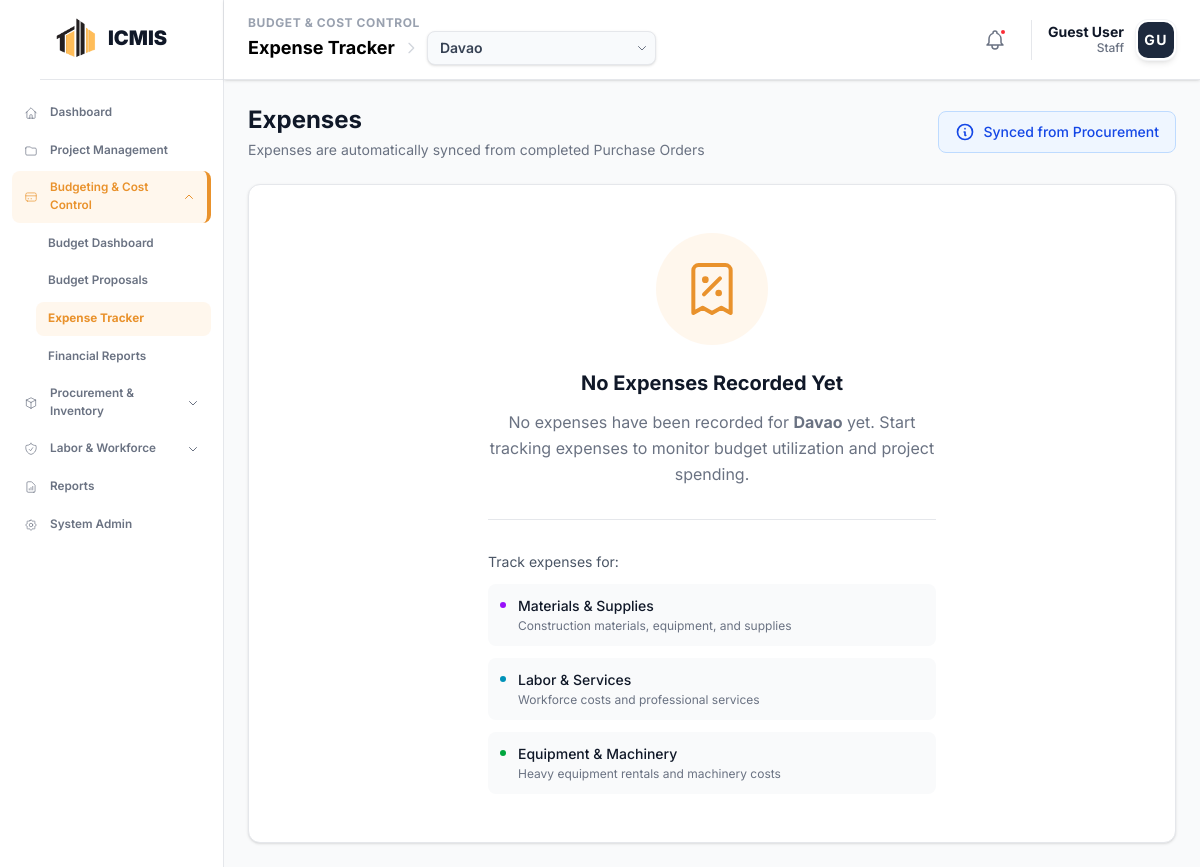
The page /modules/budget/expenses.php on the database as committed earlier.
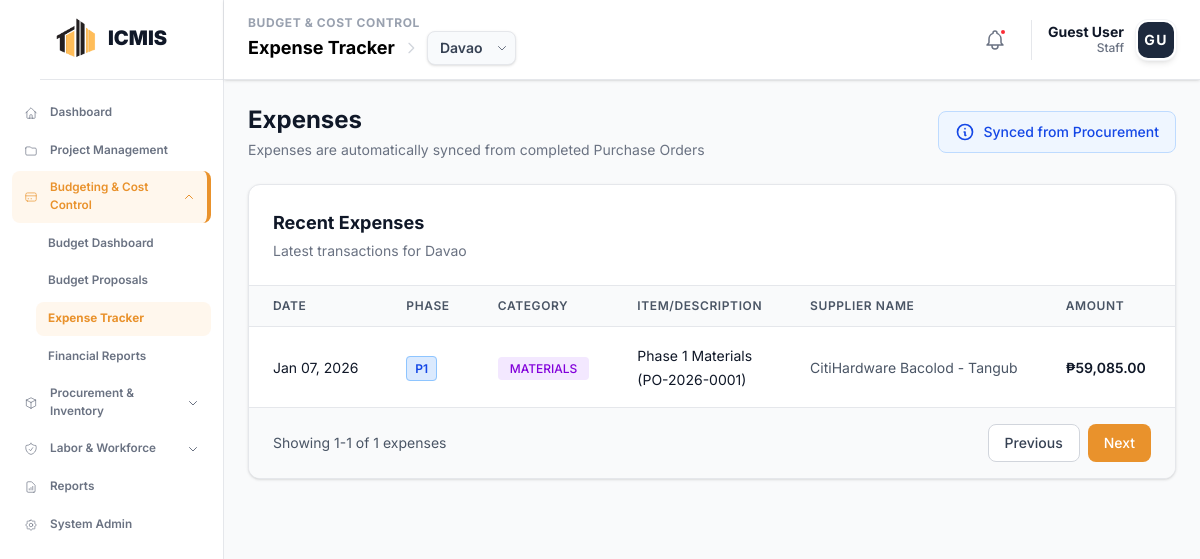
The same page on the database as committed later.
### tables this page shows
CREATE TABLE `icmis_projects` (
  `project_id` int NOT NULL,
  `project_code` varchar(20) NOT NULL,
  `project_name` varchar(255) NOT NULL,
  `description` text,
  `location` varchar(255) DEFAULT NULL,
  `status` enum('Planning','In Progress','Active','On Hold','Completed','Cancelled') DEFAULT 'Planning',
  `start_date` date DEFAULT NULL,
  `end_date` date DEFAULT NULL,
  `completion_rate` decimal(5,2) DEFAULT '0.00',
  `project_manager_id` int DEFAULT NULL,
  `total_budget` decimal(15,2) DEFAULT '0.00'
);

CREATE TABLE `procurement_purchase_orders` (
  `po_id` int NOT NULL,
  `po_reference` varchar(50) NOT NULL,
  `project_id` int NOT NULL,
  `phase_id` int DEFAULT NULL,
  `supplier_id` int NOT NULL,
  `order_title` varchar(255) DEFAULT NULL,
  `order_date` date DEFAULT (curdate()),
  `total_amount` decimal(15,2) DEFAULT '0.00',
  `status` enum('PENDING','APPROVED','REJECTED','COMPLETED') DEFAULT 'PENDING',
  `created_by_user_id` int DEFAULT NULL
);

CREATE TABLE `procurement_suppliers` (
  `supplier_id` int NOT NULL,
  `supplier_name` varchar(100) NOT NULL,
  `contact_person` varchar(100) DEFAULT NULL,
  `contact_number` varchar(20) DEFAULT NULL,
  `email` varchar(100) DEFAULT NULL,
  `address` text,
  `status` enum('Active','Inactive') DEFAULT 'Active'
);

### modules/budget/project_context.php (called while the page is built, shortened)
<?php
function getProjectContext($conn) {
    $sql = "SELECT project_id FROM icmis_projects ORDER BY project_id DESC LIMIT 1";
    $result = $conn->query($sql);
    if ($result && $result->num_rows > 0) {
        $row = $result->fetch_assoc();
        $project_id = intval($row['project_id']);
        return $project_id;
    }
    return 0;
}
?>

### modules/budget/expenses.php (the view, shortened to what the changed rows need)
<?php
  include __DIR__ . '/project_context.php';
  $conn = getBudgetConnection();
  $selected_project_id = getProjectContext($conn);
  $project_name = 'No Project Selected';
  if ($selected_project_id > 0) {
    $sql_project = "SELECT p.project_id, p.project_code, p.project_name,
                    (SELECT COALESCE(SUM(bp.total_amount), 0)
                     FROM budget_proposals bp
                     WHERE bp.project_id = p.project_id AND bp.status = 'APPROVED') as total_budget,
                    (SELECT COALESCE(SUM(po.total_amount), 0)
                     FROM procurement_purchase_orders po
                     WHERE po.project_id = p.project_id AND po.status = 'COMPLETED') as actual_spending
                    FROM icmis_projects p
                    WHERE p.project_id = ?";
    $stmt = $conn->prepare($sql_project);
    $stmt->bind_param("i", $selected_project_id);
    $stmt->execute();
    $result = $stmt->get_result();
    if ($result && $result->num_rows > 0) {
      $project = $result->fetch_assoc();
        $project_name = $project['project_name'];
      }
    }
    $expenses = [];
    if ($selected_project_id > 0) {
      $sql_expenses = "SELECT
                         po.po_id as expense_id,
                         po.po_id,
                         po.po_reference,
                         po.order_date as expense_date,
                         COALESCE(pp.phase_name, 'Phase 1: Mobilization') as phase,
                         'MATERIALS' as category,
                         CONCAT(po.order_title, ' (', po.po_reference, ')') as description,
                         po.total_amount as amount,
                         'APPROVED' as status,
                         s.supplier_name as supplier_name
                       FROM procurement_purchase_orders po
                       LEFT JOIN procurement_suppliers s ON po.supplier_id = s.supplier_id
                       LEFT JOIN icmis_project_phases pp ON po.phase_id = pp.phase_id
                       WHERE po.project_id = ? AND po.status = 'COMPLETED'
                       ORDER BY po.order_date DESC
                       LIMIT 10";
      $stmt_expenses = $conn->prepare($sql_expenses);
      $stmt_expenses->bind_param("i", $selected_project_id);
      $stmt_expenses->execute();
      $result_expenses = $stmt_expenses->get_result();
      if ($result_expenses && $result_expenses->num_rows > 0) {
        while ($row = $result_expenses->fetch_assoc()) {
          $expenses[] = $row;
        }
      }
    }
    $total_expenses = count($expenses);
?>
<!DOCTYPE html>
<html lang="en">
<head>
  <?php include __DIR__ . '/../../includes/head_assetsv2.php'; ?>
</head>
<body class="bg-gray-50">
  <?php
    include __DIR__ . '/../../includes/sidebar.php';
  ?>
  <main class="ml-56 mt-20 p-6">
    <div class="max-w-7xl mx-auto">
      <div class="flex items-center justify-between mb-6">
        <div>
          <h1 class="text-2xl text-gray-900 font-bold">Expenses</h1>
        </div>
      </div>
      <?php if (empty($expenses)): ?>
      <div class="bg-white rounded-xl border border-gray-200 shadow-sm p-12">
        <div class="max-w-md mx-auto text-center">
          <div class="flex justify-center mb-6">
            <div class="bg-orange-50 rounded-full p-6">
            </div>
          </div>
          <h2 class="text-xl text-gray-900 font-bold mb-3">No Expenses Recorded Yet</h2>
          <p class="text-gray-500 mb-8 leading-relaxed">
            <?php if ($selected_project_id > 0): ?>
              No expenses have been recorded for <strong><?php echo htmlspecialchars($project_name); ?></strong> yet.
              Start tracking expenses to monitor budget utilization and project spending.
            <?php else: ?>
              Please select a project from the dropdown above to view and track expenses.
            <?php endif; ?>
          </p>
          <div class="mt-8 pt-8 border-t border-gray-200">
            <p class="text-sm text-gray-600 mb-3 text-left">Track expenses for:</p>
            <div class="space-y-3">
              <div class="flex gap-3 bg-gray-50 rounded-lg p-3 text-left">
                <div class="shrink-0 mt-1.5">
                  <div class="w-1.5 h-1.5 bg-purple-600 rounded-full"></div>
                </div>
                <div>
                  <div class="text-sm text-gray-900 font-medium">Materials & Supplies</div>
                  <div class="text-xs text-gray-500 mt-0.5">Construction materials, equipment, and supplies</div>
                </div>
              </div>
              <div class="flex gap-3 bg-gray-50 rounded-lg p-3 text-left">
                <div class="shrink-0 mt-1.5">
                  <div class="w-1.5 h-1.5 bg-cyan-600 rounded-full"></div>
                </div>
                <div>
                  <div class="text-sm text-gray-900 font-medium">Labor & Services</div>
                  <div class="text-xs text-gray-500 mt-0.5">Workforce costs and professional services</div>
                </div>
              </div>
              <div class="flex gap-3 bg-gray-50 rounded-lg p-3 text-left">
                <div class="shrink-0 mt-1.5">
                  <div class="w-1.5 h-1.5 bg-green-600 rounded-full"></div>
                </div>
                <div>
                  <div class="text-sm text-gray-900 font-medium">Equipment & Machinery</div>
                  <div class="text-xs text-gray-500 mt-0.5">Heavy equipment rentals and machinery costs</div>
                </div>
              </div>
            </div>
          </div>
        </div>
      </div>
      <?php else: ?>
      <div class="bg-white border border-gray-200 rounded-xl shadow-sm overflow-hidden">
        <div class="p-6 border-b border-gray-200 flex items-center justify-between">
          <div>
            <h2 class="text-lg font-bold text-gray-900 mb-1">Recent Expenses</h2>
            <p class="text-sm text-gray-500">Latest transactions for <?php echo htmlspecialchars($project_name); ?></p>
          </div>
        </div>
        <div class="overflow-x-auto">
          <table class="w-full">
            <thead>
              <tr class="bg-gray-50 border-b border-gray-200">
                <th class="px-6 py-3 text-left text-xs font-semibold text-gray-600 uppercase tracking-wider">Date</th>
                <th class="px-6 py-3 text-left text-xs font-semibold text-gray-600 uppercase tracking-wider">Phase</th>
                <th class="px-6 py-3 text-left text-xs font-semibold text-gray-600 uppercase tracking-wider">Category</th>
                <th class="px-6 py-3 text-left text-xs font-semibold text-gray-600 uppercase tracking-wider">Item/Description</th>
                <th class="px-6 py-3 text-left text-xs font-semibold text-gray-600 uppercase tracking-wider">Supplier Name</th>
                <th class="px-6 py-3 text-left text-xs font-semibold text-gray-600 uppercase tracking-wider">Amount</th>
                <th class="px-6 py-3 text-left text-xs font-semibold text-gray-600 uppercase tracking-wider">Status</th>
              </tr>
            </thead>
            <tbody class="divide-y divide-gray-200">
                <?php foreach ($expenses as $expense): ?>
                  <tr class="hover:bg-gray-50 transition-colors duration-150">
                    <td class="px-6 py-4 whitespace-nowrap">
                      <span class="text-sm text-gray-900"><?php echo date('M d, Y', strtotime($expense['expense_date'])); ?></span>
                    </td>
                    <td class="px-6 py-4 whitespace-nowrap">
                      <?php
                        $phase_badge_colors = [
                          'Phase 1: Mobilization' => 'bg-blue-100 text-blue-700 border-blue-300',
                          'Phase 2: Structural' => 'bg-purple-100 text-purple-700 border-purple-300',
                          'Phase 3: MEPFS' => 'bg-orange-100 text-orange-700 border-orange-300',
                          'Phase 4: Finishing' => 'bg-green-100 text-green-700 border-green-300'
                        ];
                        $phase_display = $expense['phase'] ?? 'Phase 1: Mobilization';
                        $phase_number = substr($phase_display, 6, 1);
                        $phase_badge_class = $phase_badge_colors[$phase_display] ?? 'bg-gray-100 text-gray-700 border-gray-300';
                      ?>
                      <span class="<?php echo $phase_badge_class; ?> px-2 py-1 rounded border text-xs font-semibold">
                        P<?php echo $phase_number; ?>
                      </span>
                    </td>
                    <td class="px-6 py-4 whitespace-nowrap">
                      <?php
                        $category = strtolower($expense['category']);
                        $badge_colors = [
                          'materials' => 'bg-purple-100 text-purple-700',
                          'labor' => 'bg-cyan-100 text-cyan-700',
                          'equipment' => 'bg-green-100 text-green-700'
                        ];
                        $badge_class = $badge_colors[$category] ?? 'bg-gray-100 text-gray-700';
                      ?>
                      <span class="<?php echo $badge_class; ?> px-3 py-1 rounded text-xs font-medium">
                        <?php echo htmlspecialchars(ucfirst($expense['category'])); ?>
                      </span>
                    </td>
                    <td class="px-6 py-4">
                      <span class="text-sm text-gray-900"><?php echo htmlspecialchars($expense['description']); ?></span>
                    </td>
                    <td class="px-6 py-4 whitespace-nowrap">
                      <span class="text-sm text-gray-600"><?php echo htmlspecialchars($expense['supplier_name'] ?? 'N/A'); ?></span>
                    </td>
                    <td class="px-6 py-4 whitespace-nowrap">
                      <span class="text-sm font-semibold text-gray-900">₱<?php echo number_format($expense['amount'], 2); ?></span>
                    </td>
                    <td class="px-6 py-4 whitespace-nowrap">
                    </td>
                  </tr>
                <?php endforeach; ?>
            </tbody>
          </table>
        </div>
        <div class="bg-gray-50 border-t border-gray-200 px-6 py-4 flex items-center justify-between">
          <p class="text-sm text-gray-600">
            Showing <?php echo min(1, $total_expenses); ?>-<?php echo $total_expenses; ?> of <?php echo $total_expenses; ?> expenses
          </p>
          <div class="flex gap-2">
            <button class="px-4 py-2 bg-white border border-gray-300 text-gray-700 hover:bg-gray-50 rounded-lg text-sm font-medium transition-colors duration-150">
              Previous
            </button>
            <button class="px-4 py-2 bg-[#e9922c] hover:bg-[#d17f1f] text-white rounded-lg text-sm font-medium transition-colors duration-150">
              Next
            </button>
          </div>
        </div>
      </div>
      <?php endif; ?>
    </div>
  </main>
</body>
</html>

Rows that differ between the two databases and show on the page:
now on this page (row edited): procurement_purchase_orders: order_date "Jan 07, 2026", phase_number "1", category "MATERIALS", description "Phase 1 Materials (PO-2026-0001)", supplier.supplier_name "CitiHardware Bacolod - Tangub", total_amount "59,085.00"
Other text that changed with them:
min(1, $total_expenses): (not shown) → "1"
$total_expenses: (not shown) → "1"
text no longer shown: "No Expenses Recorded Yet No expenses have been recorded for yet. Start tracking expenses to monitor budget utilization and project spending. Track expenses for: Materials & Supplies Construction materials, equipment, and supplies Labor & Services Workforce costs and professional services Equipment & Machinery Heavy equipment rentals and machinery costs"
text now shown: "Recent Expenses Latest transactions for DATE PHASE CATEGORY ITEM/DESCRIPTION SUPPLIER NAME AMOUNT Showing - of expenses Previous Next"
